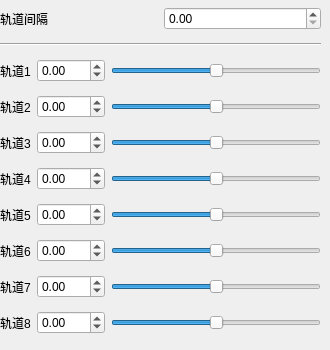
          <widget class="QWidget" name="_8K">
           <attribute name="title">
            <string>8K</string>
           </attribute>
           <widget class="QWidget" name="verticalLayoutWidget_9">
            <property name="geometry">
             <rect>
              <x>0</x>
              <y>0</y>
              <width>321</width>
              <height>341</height>
             </rect>
            </property>
            <layout class="QVBoxLayout" name="verticalLayout_10">
             <item>
              <layout class="QHBoxLayout" name="horizontalLayout_31">
               <item>
                <widget class="QLabel" name="dist_8K_label">
                 <property name="toolTip">
                  <string>&lt;html&gt;&lt;head/&gt;&lt;body&gt;&lt;p&gt;八个轨道两两间隔（推荐值：160）&lt;/p&gt;&lt;/body&gt;&lt;/html&gt;</string>
                 </property>
                 <property name="text">
                  <string>轨道间隔</string>
                 </property>
                </widget>
               </item>
               <item>
                <widget class="QDoubleSpinBox" name="dist_8K">
                 <property name="maximum">
                  <double>168.750000000000000</double>
                 </property>
                 <property name="singleStep">
                  <double>5.000000000000000</double>
                 </property>
                </widget>
               </item>
              </layout>
             </item>
             <item>
              <widget class="Line" name="line_5">
               <property name="orientation">
                <enum>Qt::Horizontal</enum>
               </property>
              </widget>
             </item>
             <item>
              <layout class="QHBoxLayout" name="horizontalLayout_46">
               <item>
                <widget class="QLabel" name="_8K1_label">
                 <property name="text">
                  <string>轨道1</string>
                 </property>
                </widget>
               </item>
               <item>
                <widget class="QDoubleSpinBox" name="_8K1">
                 <property name="minimum">
                  <double>-675.000000000000000</double>
                 </property>
                 <property name="maximum">
                  <double>675.000000000000000</double>
                 </property>
                 <property name="singleStep">
                  <double>5.000000000000000</double>
                 </property>
                </widget>
               </item>
               <item>
                <widget class="QSlider" name="_8K1_sl">
                 <property name="minimum">
                  <number>-675</number>
                 </property>
                 <property name="maximum">
                  <number>675</number>
                 </property>
                 <property name="orientation">
                  <enum>Qt::Horizontal</enum>
                 </property>
                </widget>
               </item>
              </layout>
             </item>
             <item>
              <layout class="QHBoxLayout" name="horizontalLayout_50">
               <item>
                <widget class="QLabel" name="_8K2_label">
                 <property name="text">
                  <string>轨道2</string>
                 </property>
                </widget>
               </item>
               <item>
                <widget class="QDoubleSpinBox" name="_8K2">
                 <property name="minimum">
                  <double>-675.000000000000000</double>
                 </property>
                 <property name="maximum">
                  <double>675.000000000000000</double>
                 </property>
                 <property name="singleStep">
                  <double>5.000000000000000</double>
                 </property>
                </widget>
               </item>
               <item>
                <widget class="QSlider" name="_8K2_sl">
                 <property name="minimum">
                  <number>-675</number>
                 </property>
                 <property name="maximum">
                  <number>675</number>
                 </property>
                 <property name="singleStep">
                  <number>1</number>
                 </property>
                 <property name="orientation">
                  <enum>Qt::Horizontal</enum>
                 </property>
                </widget>
               </item>
              </layout>
             </item>
             <item>
              <layout class="QHBoxLayout" name="horizontalLayout_52">
               <item>
                <widget class="QLabel" name="_8K3_label">
                 <property name="text">
                  <string>轨道3</string>
                 </property>
                </widget>
               </item>
               <item>
                <widget class="QDoubleSpinBox" name="_8K3">
                 <property name="minimum">
                  <double>-675.000000000000000</double>
                 </property>
                 <property name="maximum">
                  <double>675.000000000000000</double>
                 </property>
                 <property name="singleStep">
                  <double>5.000000000000000</double>
                 </property>
                </widget>
               </item>
               <item>
                <widget class="QSlider" name="_8K3_sl">
                 <property name="minimum">
                  <number>-675</number>
                 </property>
                 <property name="maximum">
                  <number>675</number>
                 </property>
                 <property name="orientation">
                  <enum>Qt::Horizontal</enum>
                 </property>
                </widget>
               </item>
              </layout>
             </item>
             <item>
              <layout class="QHBoxLayout" name="horizontalLayout_51">
               <item>
                <widget class="QLabel" name="_8K4_label">
                 <property name="text">
                  <string>轨道4</string>
                 </property>
                </widget>
               </item>
               <item>
                <widget class="QDoubleSpinBox" name="_8K4">
                 <property name="minimum">
                  <double>-675.000000000000000</double>
                 </property>
                 <property name="maximum">
                  <double>675.000000000000000</double>
                 </property>
                 <property name="singleStep">
                  <double>5.000000000000000</double>
                 </property>
                </widget>
               </item>
               <item>
                <widget class="QSlider" name="_8K4_sl">
                 <property name="minimum">
                  <number>-675</number>
                 </property>
                 <property name="maximum">
                  <number>675</number>
                 </property>
                 <property name="orientation">
                  <enum>Qt::Horizontal</enum>
                 </property>
                </widget>
               </item>
              </layout>
             </item>
             <item>
              <layout class="QHBoxLayout" name="horizontalLayout_48">
               <item>
                <widget class="QLabel" name="_8K5_label">
                 <property name="text">
                  <string>轨道5</string>
                 </property>
                </widget>
               </item>
               <item>
                <widget class="QDoubleSpinBox" name="_8K5">
                 <property name="minimum">
                  <double>-675.000000000000000</double>
                 </property>
                 <property name="maximum">
                  <double>675.000000000000000</double>
                 </property>
                 <property name="singleStep">
                  <double>5.000000000000000</double>
                 </property>
                </widget>
               </item>
               <item>
                <widget class="QSlider" name="_8K5_sl">
                 <property name="minimum">
                  <number>-675</number>
                 </property>
                 <property name="maximum">
                  <number>675</number>
                 </property>
                 <property name="orientation">
                  <enum>Qt::Horizontal</enum>
                 </property>
                </widget>
               </item>
              </layout>
             </item>
             <item>
              <layout class="QHBoxLayout" name="horizontalLayout_49">
               <item>
                <widget class="QLabel" name="_8K6_label">
                 <property name="text">
                  <string>轨道6</string>
                 </property>
                </widget>
               </item>
               <item>
                <widget class="QDoubleSpinBox" name="_8K6">
                 <property name="minimum">
                  <double>-675.000000000000000</double>
                 </property>
                 <property name="maximum">
                  <double>675.000000000000000</double>
                 </property>
                 <property name="singleStep">
                  <double>5.000000000000000</double>
                 </property>
                </widget>
               </item>
               <item>
                <widget class="QSlider" name="_8K6_sl">
                 <property name="minimum">
                  <number>-675</number>
                 </property>
                 <property name="maximum">
                  <number>675</number>
                 </property>
                 <property name="orientation">
                  <enum>Qt::Horizontal</enum>
                 </property>
                </widget>
               </item>
              </layout>
             </item>
             <item>
              <layout class="QHBoxLayout" name="horizontalLayout_47">
               <item>
                <widget class="QLabel" name="_8K7_label">
                 <property name="text">
                  <string>轨道7</string>
                 </property>
                </widget>
               </item>
               <item>
                <widget class="QDoubleSpinBox" name="_8K7">
                 <property name="minimum">
                  <double>-675.000000000000000</double>
                 </property>
                 <property name="maximum">
                  <double>675.000000000000000</double>
                 </property>
                 <property name="singleStep">
                  <double>5.000000000000000</double>
                 </property>
                </widget>
               </item>
               <item>
                <widget class="QSlider" name="_8K7_sl">
                 <property name="minimum">
                  <number>-675</number>
                 </property>
                 <property name="maximum">
                  <number>675</number>
                 </property>
                 <property name="orientation">
                  <enum>Qt::Horizontal</enum>
                 </property>
                </widget>
               </item>
              </layout>
             </item>
             <item>
              <layout class="QHBoxLayout" name="horizontalLayout_53">
               <item>
                <widget class="QLabel" name="_8K8_label">
                 <property name="text">
                  <string>轨道8</string>
                 </property>
                </widget>
               </item>
               <item>
                <widget class="QDoubleSpinBox" name="_8K8">
                 <property name="minimum">
                  <double>-675.000000000000000</double>
                 </property>
                 <property name="maximum">
                  <double>675.000000000000000</double>
                 </property>
                 <property name="singleStep">
                  <double>5.000000000000000</double>
                 </property>
                </widget>
               </item>
               <item>
                <widget class="QSlider" name="_8K8_sl">
                 <property name="minimum">
                  <number>-675</number>
                 </property>
                 <property name="maximum">
                  <number>675</number>
                 </property>
                 <property name="orientation">
                  <enum>Qt::Horizontal</enum>
                 </property>
                </widget>
               </item>
              </layout>
             </item>
            </layout>
           </widget>
          </widget>
